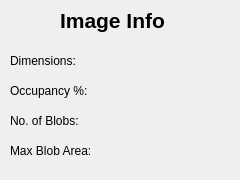
        <widget class="QFrame" name="frame">
         <property name="toolTip">
          <string>Image_information</string>
         </property>
         <property name="frameShape">
          <enum>QFrame::Shape::NoFrame</enum>
         </property>
         <property name="frameShadow">
          <enum>QFrame::Shadow::Plain</enum>
         </property>
         <widget class="QLabel" name="DimLabel">
          <property name="geometry">
           <rect>
            <x>10</x>
            <y>30</y>
            <width>91</width>
            <height>61</height>
           </rect>
          </property>
          <property name="sizeIncrement">
           <size>
            <width>175</width>
            <height>80</height>
           </size>
          </property>
          <property name="text">
           <string>Dimensions: </string>
          </property>
         </widget>
         <widget class="QLabel" name="PercentDarkLabel">
          <property name="geometry">
           <rect>
            <x>10</x>
            <y>70</y>
            <width>101</width>
            <height>41</height>
           </rect>
          </property>
          <property name="sizeIncrement">
           <size>
            <width>175</width>
            <height>80</height>
           </size>
          </property>
          <property name="text">
           <string>Occupancy %:</string>
          </property>
         </widget>
         <widget class="QLabel" name="nBlobsLabel">
          <property name="geometry">
           <rect>
            <x>10</x>
            <y>100</y>
            <width>91</width>
            <height>41</height>
           </rect>
          </property>
          <property name="sizeIncrement">
           <size>
            <width>175</width>
            <height>80</height>
           </size>
          </property>
          <property name="text">
           <string>No. of Blobs:</string>
          </property>
         </widget>
         <widget class="QLabel" name="MaxBlodAreaLabel">
          <property name="geometry">
           <rect>
            <x>10</x>
            <y>130</y>
            <width>101</width>
            <height>41</height>
           </rect>
          </property>
          <property name="sizeIncrement">
           <size>
            <width>175</width>
            <height>80</height>
           </size>
          </property>
          <property name="text">
           <string>Max Blob Area:</string>
          </property>
         </widget>
         <widget class="QLabel" name="dims">
          <property name="geometry">
           <rect>
            <x>120</x>
            <y>30</y>
            <width>111</width>
            <height>61</height>
           </rect>
          </property>
          <property name="sizeIncrement">
           <size>
            <width>175</width>
            <height>80</height>
           </size>
          </property>
          <property name="text">
           <string/>
          </property>
         </widget>
         <widget class="QLabel" name="Image_Info">
          <property name="geometry">
           <rect>
            <x>60</x>
            <y>-10</y>
            <width>111</width>
            <height>61</height>
           </rect>
          </property>
          <property name="sizeIncrement">
           <size>
            <width>0</width>
            <height>0</height>
           </size>
          </property>
          <property name="font">
           <font>
            <pointsize>16</pointsize>
            <bold>true</bold>
           </font>
          </property>
          <property name="text">
           <string>Image Info</string>
          </property>
         </widget>
         <widget class="QLabel" name="MaxBlodArea">
          <property name="geometry">
           <rect>
            <x>120</x>
            <y>130</y>
            <width>101</width>
            <height>41</height>
           </rect>
          </property>
          <property name="sizeIncrement">
           <size>
            <width>175</width>
            <height>80</height>
           </size>
          </property>
          <property name="text">
           <string/>
          </property>
         </widget>
         <widget class="QLabel" name="Nblobs">
          <property name="geometry">
           <rect>
            <x>120</x>
            <y>100</y>
            <width>101</width>
            <height>41</height>
           </rect>
          </property>
          <property name="sizeIncrement">
           <size>
            <width>175</width>
            <height>80</height>
           </size>
          </property>
          <property name="text">
           <string/>
          </property>
         </widget>
         <widget class="QLabel" name="PerecentDark">
          <property name="geometry">
           <rect>
            <x>120</x>
            <y>70</y>
            <width>111</width>
            <height>41</height>
           </rect>
          </property>
          <property name="sizeIncrement">
           <size>
            <width>175</width>
            <height>80</height>
           </size>
          </property>
          <property name="text">
           <string/>
          </property>
         </widget>
        </widget>
